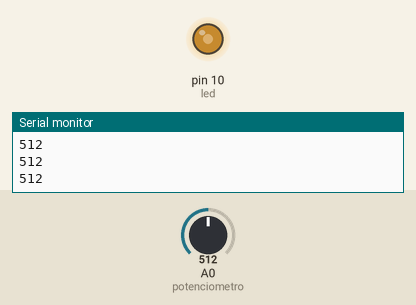
Recording of a sketch running on a simulated Arduino Uno, built with avr-gcc and run on an emulated ATmega328P. Shown: output pins drawn as LEDs (lit = HIGH), the last lines printed to the serial monitor. The test bench sets the inputs (shaded band); at power-on: A0 (potenciometro) = 512.

Above: at 1.2 s.
1.3 s: A0 (potenciometro) set to 716
At 2.0 s:
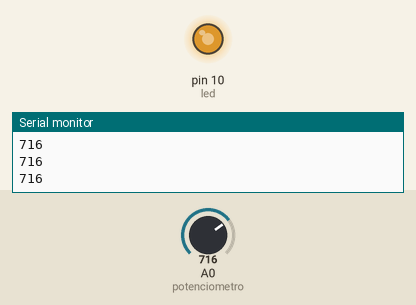
2.8 s: A0 (potenciometro) set to 900
At 4.0 s:
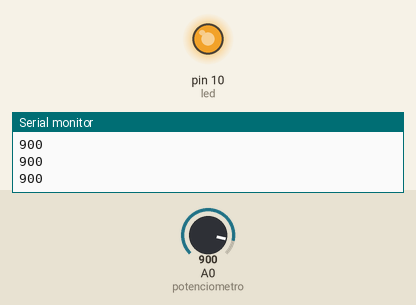
4.3 s: A0 (potenciometro) set to 122
At 5.3 s:
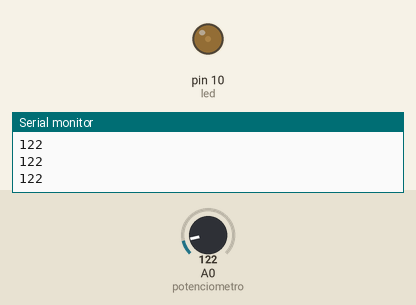
5.8 s: A0 (potenciometro) set to 0
At 6.5 s:
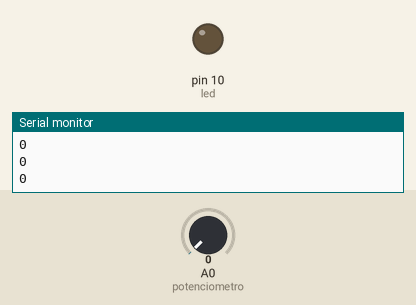
Timing chart, 0 to 8.3 s (numbered marks = the images above; inputs shaded):
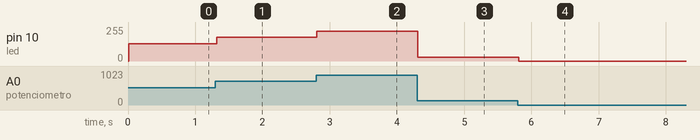

The sketch:

potenciometro.ino
```cpp
int led = 10;
int potenciometro = 0;
int valorLido = 0;
void setup()
{
  pinMode(led, OUTPUT);
  Serial.begin(9600);
}

void loop()
{
  valorLido = analogRead(potenciometro);
  delay(10);
  analogWrite(led, valorLido/4);
  Serial.println(valorLido);//printar valores
}
```

Measured:
- after the input at 1.3 s, pin 10 (led): 128/255 → 179/255 at once
- after the input at 2.8 s, pin 10 (led): 179/255 → 225/255 at once
- after the input at 4.3 s, pin 10 (led): 225/255 → 30/255 at once
- after the input at 5.8 s, pin 10 (led): 30/255 → 0/255 at once
